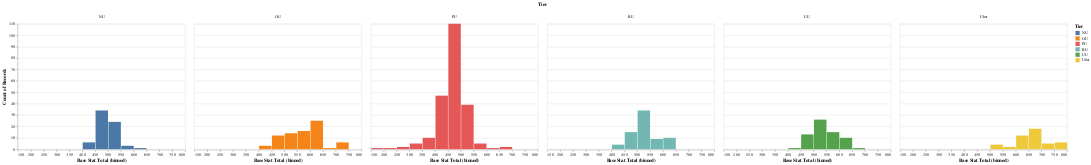

Notebook cell for this chart:
### Code cell
alt.Chart(df).mark_bar().encode(
    x=alt.X('Base Stat Total', bin=alt.Bin(maxbins=30)),
    y='count()', 
    color='Tier',
    column='Tier'
)

### Figure 1 — Vega-Lite specification as saved in the notebook (floating-point values rounded to 4 significant figures; data arrays with more than 128 entries replaced by an {"elided": "..."} marker saying what was removed)
{"config": {"view": {"continuousWidth": 400, "continuousHeight": 300}}, "data": {"name": "data-4ba12c371029303f29772324f5d63a54"}, "mark": "bar", "encoding": {"color": {"field": "Tier", "type": "nominal"}, "column": {"field": "Tier", "type": "nominal"}, "x": {"bin": {"maxbins": 30}, "field": "Base Stat Total", "type": "quantitative"}, "y": {"aggregate": "count", "type": "quantitative"}}, "$schema": "https://vega.github.io/schema/vega-lite/v4.17.0.json", "datasets": {"data-4ba12c371029303f29772324f5d63a54": {"elided": "553 records"}}}
